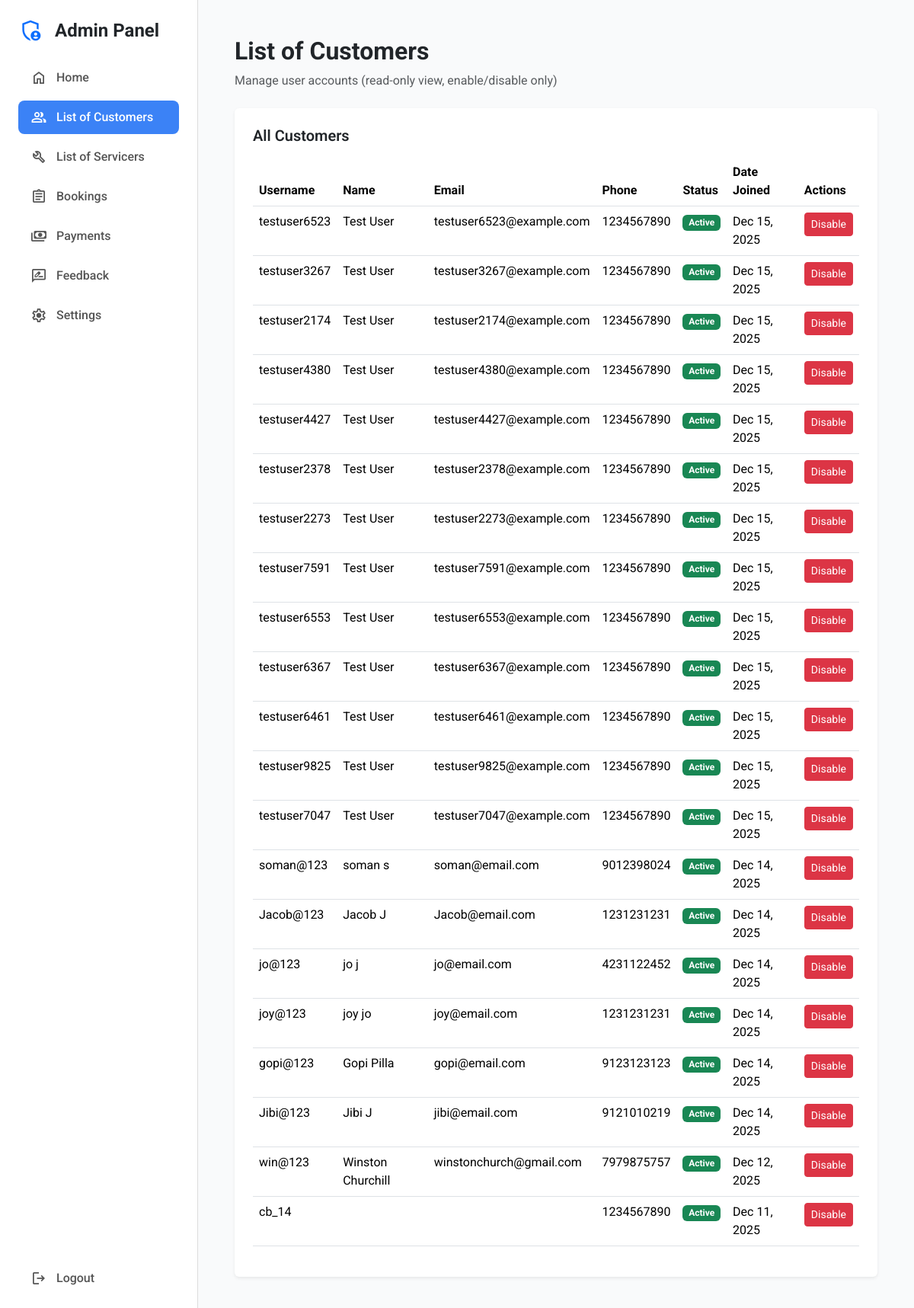
/monitor/customers/ (signed in), run on the app's committed database.
### accounts/models.py (models this page shows, shortened)
class User(AbstractUser):
    ROLE_CHOICES = (
        ('USER', 'User'),
        ('SERVICER', 'Servicer'),
        ('ADMIN', 'Admin'),
    )
    email = models.EmailField(unique=True, verbose_name='email address')
    phone_validator = RegexValidator(
        regex=r'^\d{10}$',
        message='Phone number must be exactly 10 digits.'
    )
    phone = models.CharField(
        max_length=10,
        validators=[phone_validator],
        verbose_name='phone number',
        help_text='Phone number must be exactly 10 digits'
    )
    role = models.CharField(
        max_length=20,
        choices=ROLE_CHOICES,
        default='USER',
        verbose_name='user role'
    )
    address = models.TextField(
        blank=True,
        null=True,
        verbose_name='address',
        help_text='Street address'
    )
    city = models.CharField(
        max_length=100,
        blank=True,
        null=True,
        verbose_name='city'
    )
    state = models.CharField(
        max_length=100,
        blank=True,
        null=True,
        verbose_name='state'
    )
    pincode = models.CharField(
        max_length=10,
        blank=True,
        null=True,
        verbose_name='pincode'
    )
    location = models.CharField(
        max_length=100,
        blank=True,
        null=True,
        verbose_name='location',
        help_text='Service center location'
    )
    work_types = models.CharField(
        max_length=200,
        blank=True,
        null=True,
        verbose_name='work types',
        help_text='Types of work the servicer can do (comma-separated)'
    )
    available_time = models.CharField(
        max_length=100,
        blank=True,
        null=True,
        verbose_name='available time',
        help_text='Available working hours',
        default='9:00 AM - 6:00 PM'
    )

### accounts/views.py (the view, shortened to what this page needs)
# urls.py: path('monitor/customers/', views.admin_customers, name='admin_customers'),
@login_required
@admin_role_required
def admin_customers(request):
    customers = User.objects.filter(role='USER').order_by('-date_joined')
    return render(request, "admin_customers.html", {
        "customers": customers,
    })

### accounts/context_processors.py (called while the page is built)
def system_settings(request):
    try:
        settings = SystemSettings.get_settings()
    except Exception:
        settings = SystemSettings.objects.first()
        if not settings:
            settings = SystemSettings.objects.create(pk=1)
    return {
        'system_settings': settings,
    }

### accounts/models.py (called while the page is built)
    @classmethod
    def get_settings(cls):
        settings, created = cls.objects.get_or_create(pk=1)
        return settings

### accounts/views.py (called while the page is built, shortened)
def admin_role_required(view_func):
    @wraps(view_func)
    def wrapper(request, *args, **kwargs):
        if not request.user.is_authenticated:
            return redirect('admin_login')
        return view_func(request, *args, **kwargs)
    return wrapper

### accounts/templates/admin_customers.html (shortened to what this page needs)
{% extends "admin_sidebar.html" %}
{% block content %}
<main class="flex-grow-1 p-4">
    <header class="mb-4">
        <h2 class="fw-bold">List of Customers</h2>
        <p class="text-muted">Manage user accounts (read-only view, enable/disable only)</p>
    </header>
    <div class="bg-white p-4 rounded shadow-sm">
        <h5 class="fw-semibold mb-3">All Customers</h5>
        {% if customers %}
            <div class="table-responsive">
                <table class="table table-hover">
                    <thead>
                        <tr>
                            <th>Username</th>
                            <th>Name</th>
                            <th>Email</th>
                            <th>Phone</th>
                            <th>Status</th>
                            <th>Date Joined</th>
                            <th>Actions</th>
                        </tr>
                    </thead>
                    <tbody>
                        {% for customer in customers %}
                        <tr>
                            <td>{{ customer.username }}</td>
                            <td>{{ customer.first_name }} {{ customer.last_name }}</td>
                            <td>{{ customer.email }}</td>
                            <td>{{ customer.phone }}</td>
                            <td>
                                {% if customer.is_active %}
                                    <span class="badge bg-success">Active</span>
                                {% else %}
                                    <span class="badge bg-danger">Inactive</span>
                                {% endif %}
                            </td>
                            <td>{{ customer.date_joined|date:"M d, Y" }}</td>
                            <td>
                                {% if customer.is_active %}
                                    <form method="POST" style="display: inline;">
                                        <button type="submit" class="btn btn-sm btn-danger" onclick="return confirm('Are you sure you want to disable this user?');">
                                            Disable
                                        </button>
                                    </form>
                                {% endif %}
                            </td>
                        </tr>
                        {% endfor %}
                    </tbody>
                </table>
            </div>
        {% else %}
            <p class="text-muted">No customers found.</p>
        {% endif %}
    </div>
</main>
{% endblock %}

### accounts/templates/admin_sidebar.html (style rules this page uses)
body { font-family: 'Roboto', sans-serif; background-color: #F9FAFB; height: 100vh; margin: 0; padding: 0; overflow: hidden; }

### data on the page
User: username "testuser6523", first_name "Test", last_name "User", email "testuser6523@example.com", phone "1234567890", is_active "Active", date_joined "Dec 15, 2025"
User: username "testuser3267", first_name "Test", last_name "User", email "testuser3267@example.com", phone "1234567890", is_active "Active", date_joined "Dec 15, 2025"
User: username "testuser2174", first_name "Test", last_name "User", email "testuser2174@example.com", phone "1234567890", is_active "Active", date_joined "Dec 15, 2025"
User: username "testuser4380", first_name "Test", last_name "User", email "testuser4380@example.com", phone "1234567890", is_active "Active", date_joined "Dec 15, 2025"
User: username "testuser4427", first_name "Test", last_name "User", email "testuser4427@example.com", phone "1234567890", is_active "Active", date_joined "Dec 15, 2025"
User: username "testuser2378", first_name "Test", last_name "User", email "testuser2378@example.com", phone "1234567890", is_active "Active", date_joined "Dec 15, 2025"
User: username "testuser2273", first_name "Test", last_name "User", email "testuser2273@example.com", phone "1234567890", is_active "Active", date_joined "Dec 15, 2025"
User: username "testuser7591", first_name "Test", last_name "User", email "testuser7591@example.com", phone "1234567890", is_active "Active", date_joined "Dec 15, 2025"
User: username "testuser6553", first_name "Test", last_name "User", email "testuser6553@example.com", phone "1234567890", is_active "Active", date_joined "Dec 15, 2025"
User: username "testuser6367", first_name "Test", last_name "User", email "testuser6367@example.com", phone "1234567890", is_active "Active", date_joined "Dec 15, 2025"
User: username "testuser6461", first_name "Test", last_name "User", email "testuser6461@example.com", phone "1234567890", is_active "Active", date_joined "Dec 15, 2025"
User: username "testuser9825", first_name "Test", last_name "User", email "testuser9825@example.com", phone "1234567890", is_active "Active", date_joined "Dec 15, 2025"
User: username "testuser7047", first_name "Test", last_name "User", email "testuser7047@example.com", phone "1234567890", is_active "Active", date_joined "Dec 15, 2025"
User: username "soman@123", first_name "soman", last_name "s", email "soman@email.com", phone "9012398024", is_active "Active", date_joined "Dec 14, 2025"
User: username "Jacob@123", first_name "Jacob", last_name "J", email "Jacob@email.com", phone "1231231231", is_active "Active", date_joined "Dec 14, 2025"
User: username "jo@123", first_name "jo", last_name "j", email "jo@email.com", phone "4231122452", is_active "Active", date_joined "Dec 14, 2025"
User: username "joy@123", first_name "joy", last_name "jo", email "joy@email.com", phone "1231231231", is_active "Active", date_joined "Dec 14, 2025"
User: username "gopi@123", first_name "Gopi", last_name "Pilla", email "gopi@email.com", phone "9123123123", is_active "Active", date_joined "Dec 14, 2025"
User: username "Jibi@123", first_name "Jibi", last_name "J", email "jibi@email.com", phone "9121010219", is_active "Active", date_joined "Dec 14, 2025"
User: username "win@123", first_name "Winston", last_name "Churchill", email "winstonchurch@gmail.com", phone "7979875757", is_active "Active", date_joined "Dec 12, 2025"
User: username "cb_14", phone "1234567890", is_active "Active", date_joined "Dec 11, 2025"
